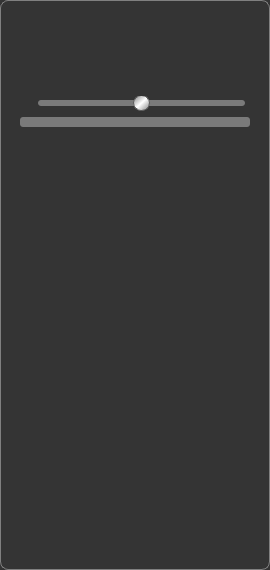
     <widget class="QWidget" name="fixed_audio_and_image" native="true">
      <property name="sizePolicy">
       <sizepolicy hsizetype="Fixed" vsizetype="Fixed">
        <horstretch>0</horstretch>
        <verstretch>0</verstretch>
       </sizepolicy>
      </property>
      <property name="minimumSize">
       <size>
        <width>270</width>
        <height>0</height>
       </size>
      </property>
      <property name="maximumSize">
       <size>
        <width>270</width>
        <height>575</height>
       </size>
      </property>
      <property name="styleSheet">
       <string notr="true">QWidget {
background-color:rgb(52,52,52);
border: 1px solid gray;
border-radius: 8px;
}
QProgressBar {
    border: 2px #7a7a7a;
	border-radius: 3px;
	background-color:  #7a7a7a;
}

QProgressBar::chunk {
    /*background-color: #1d5eff;*/
	background: qlineargradient(x1:0, y1:0, x2:0, y2:1, stop:0 #1d5eff, stop:0.5 #4177ff, stop:1 #1d5eff);
	border-radius: 3px;
}
QLabel, QPushButton, QSlider {
	border: 0px;
}</string>
      </property>
      <layout class="QVBoxLayout" name="verticalLayout">
       <item>
        <widget class="QWidget" name="audio_widget" native="true">
         <property name="sizePolicy">
          <sizepolicy hsizetype="Preferred" vsizetype="Fixed">
           <horstretch>0</horstretch>
           <verstretch>0</verstretch>
          </sizepolicy>
         </property>
         <property name="styleSheet">
          <string notr="true">
QWidget {
	border: 0px;
}
QPushButton {
	/*background-color: #1d5eff;*/
    border: 0px solid gray;
	border-color: #1d5eff;
    border-radius: 20px;
}

/*
QPushButton:disabled {
	background-color: #7a7a7a;
}
*/</string>
         </property>
         <layout class="QGridLayout" name="gridLayout_3">
          <item row="3" column="0" colspan="3">
           <widget class="QProgressBar" name="audio_progress">
            <property name="enabled">
             <bool>false</bool>
            </property>
            <property name="sizePolicy">
             <sizepolicy hsizetype="Expanding" vsizetype="Fixed">
              <horstretch>0</horstretch>
              <verstretch>0</verstretch>
             </sizepolicy>
            </property>
            <property name="maximumSize">
             <size>
              <width>16777215</width>
              <height>10</height>
             </size>
            </property>
            <property name="styleSheet">
             <string notr="true"/>
            </property>
            <property name="value">
             <number>0</number>
            </property>
            <property name="textVisible">
             <bool>false</bool>
            </property>
           </widget>
          </item>
          <item row="0" column="0">
           <widget class="QPushButton" name="play">
            <property name="enabled">
             <bool>false</bool>
            </property>
            <property name="sizePolicy">
             <sizepolicy hsizetype="Preferred" vsizetype="Preferred">
              <horstretch>0</horstretch>
              <verstretch>0</verstretch>
             </sizepolicy>
            </property>
            <property name="minimumSize">
             <size>
              <width>70</width>
              <height>70</height>
             </size>
            </property>
            <property name="text">
             <string/>
            </property>
            <property name="checkable">
             <bool>false</bool>
            </property>
           </widget>
          </item>
          <item row="0" column="1">
           <widget class="QPushButton" name="pause">
            <property name="enabled">
             <bool>false</bool>
            </property>
            <property name="sizePolicy">
             <sizepolicy hsizetype="Minimum" vsizetype="Preferred">
              <horstretch>0</horstretch>
              <verstretch>0</verstretch>
             </sizepolicy>
            </property>
            <property name="minimumSize">
             <size>
              <width>70</width>
              <height>70</height>
             </size>
            </property>
            <property name="text">
             <string/>
            </property>
            <property name="checkable">
             <bool>false</bool>
            </property>
           </widget>
          </item>
          <item row="0" column="2">
           <widget class="QPushButton" name="stop">
            <property name="enabled">
             <bool>false</bool>
            </property>
            <property name="sizePolicy">
             <sizepolicy hsizetype="Minimum" vsizetype="Preferred">
              <horstretch>0</horstretch>
              <verstretch>0</verstretch>
             </sizepolicy>
            </property>
            <property name="minimumSize">
             <size>
              <width>70</width>
              <height>70</height>
             </size>
            </property>
            <property name="text">
             <string/>
            </property>
           </widget>
          </item>
          <item row="2" column="0" colspan="3">
           <layout class="QHBoxLayout" name="horizontalLayout">
            <item>
             <widget class="QLabel" name="label">
              <property name="sizePolicy">
               <sizepolicy hsizetype="Fixed" vsizetype="Fixed">
                <horstretch>0</horstretch>
                <verstretch>0</verstretch>
               </sizepolicy>
              </property>
              <property name="maximumSize">
               <size>
                <width>20</width>
                <height>20</height>
               </size>
              </property>
              <property name="text">
               <string/>
              </property>
              <property name="pixmap">
               <pixmap>icons_imgs/volume.png</pixmap>
              </property>
              <property name="scaledContents">
               <bool>true</bool>
              </property>
             </widget>
            </item>
            <item>
             <widget class="QSlider" name="volume">
              <property name="styleSheet">
               <string notr="true">QSlider::groove:horizontal {
    /*border: 1px solid #999999;*/
    height: 6px; /* the groove expands to the size of the slider by default. by giving it a height, it has a fixed size */
    background: #7a7a7a;
    margin: 0 5px;
	border-radius: 3px
}

QSlider::handle:horizontal {
    background: qlineargradient(x1:0, y1:0, x2:1, y2:1, stop:0 gray, stop:0.5 white, stop:1.0 gray);
    border: 1px solid #5c5c5c;
    width: 15px;
    margin: -5px -5px; /* handle is placed by default on the contents rect of the groove. Expand outside the groove */
    border-radius: 8px;
}
</string>
              </property>
              <property name="minimum">
               <number>0</number>
              </property>
              <property name="maximum">
               <number>100</number>
              </property>
              <property name="singleStep">
               <number>10</number>
              </property>
              <property name="value">
               <number>50</number>
              </property>
              <property name="orientation">
               <enum>Qt::Horizontal</enum>
              </property>
             </widget>
            </item>
           </layout>
          </item>
         </layout>
        </widget>
       </item>
       <item>
        <widget class="QLabel" name="spectrogram">
         <property name="sizePolicy">
          <sizepolicy hsizetype="Preferred" vsizetype="Preferred">
           <horstretch>0</horstretch>
           <verstretch>0</verstretch>
          </sizepolicy>
         </property>
         <property name="minimumSize">
          <size>
           <width>250</width>
           <height>417</height>
          </size>
         </property>
         <property name="toolTip">
          <string>Signal waterfall</string>
         </property>
         <property name="styleSheet">
          <string notr="true"/>
         </property>
         <property name="text">
          <string/>
         </property>
         <property name="pixmap">
          <pixmap>icons_imgs/nosignalselected.png</pixmap>
         </property>
         <property name="scaledContents">
          <bool>true</bool>
         </property>
        </widget>
       </item>
      </layout>
     </widget>
